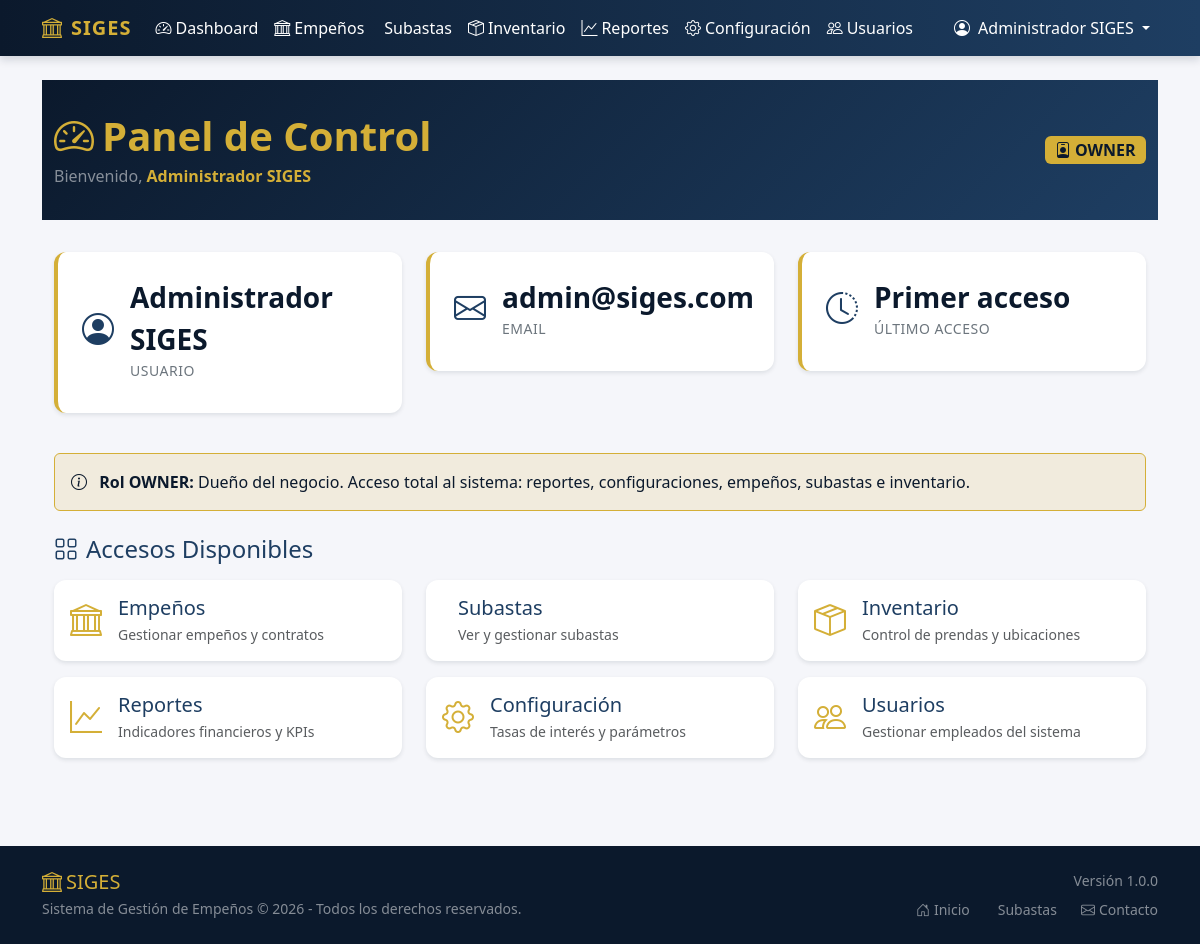
/dashboard.php (signed in), run on the app's committed database.
### tables this page shows
CREATE TABLE users (
    id            INT UNSIGNED     NOT NULL AUTO_INCREMENT,
    role_id       INT UNSIGNED     NOT NULL,
    name          VARCHAR(100)     NOT NULL,
    email         VARCHAR(150)     NOT NULL,
    password_hash VARCHAR(255)     NOT NULL,
    phone         VARCHAR(20)      NULL,
    is_active     TINYINT(1)       NOT NULL DEFAULT 1,
    last_login_at DATETIME         NULL,
    created_at    TIMESTAMP        NOT NULL DEFAULT CURRENT_TIMESTAMP,
    updated_at    TIMESTAMP        NOT NULL DEFAULT CURRENT_TIMESTAMP ON UPDATE CURRENT_TIMESTAMP,
    PRIMARY KEY (id),
    UNIQUE KEY uq_users_email (email),
    KEY idx_users_role_id (role_id),
    CONSTRAINT fk_users_role
        FOREIGN KEY (role_id) REFERENCES roles (id)
        ON UPDATE CASCADE
        ON DELETE RESTRICT
);

CREATE TABLE roles (
    id          INT UNSIGNED     NOT NULL AUTO_INCREMENT,
    name        VARCHAR(50)      NOT NULL,
    description VARCHAR(255)     NULL,
    created_at  TIMESTAMP        NOT NULL DEFAULT CURRENT_TIMESTAMP,
    updated_at  TIMESTAMP        NOT NULL DEFAULT CURRENT_TIMESTAMP ON UPDATE CURRENT_TIMESTAMP,
    PRIMARY KEY (id),
    UNIQUE KEY uq_roles_name (name)
);

### helpers/auth.php (called while the page is built, shortened)
<?php
function is_logged_in(): bool
{
    return !empty($_SESSION['user_id']);
}

### dashboard.php (the view, shortened to what this page needs)
<?php
require_once __DIR__ . '/helpers/auth.php';
$user_id   = (int)$_SESSION['user_id'];
$user_role = $_SESSION['user_role'] ?? '';
$user_data = null;
try {
    $pdo = getDBConnection();
    $stmt = $pdo->prepare(
        'SELECT u.id, u.name, u.email, u.phone, u.last_login_at, r.name AS role_name, r.description AS role_description
         FROM users u
         INNER JOIN roles r ON u.role_id = r.id
         WHERE u.id = :id
         LIMIT 1'
    );
    $stmt->execute([':id' => $user_id]);
    $user_data = $stmt->fetch();
} catch (PDOException $e) {
    error_log('Error obteniendo datos del usuario en dashboard: ' . $e->getMessage());
}
$menu_links = [];
switch ($user_role) {
    case 'OWNER':
        $menu_links = [
            ['url' => BASE_URL . '/empenos.php', 'icon' => 'bi-bank', 'title' => 'Empeños', 'desc' => 'Gestionar empeños y contratos'],
            ['url' => BASE_URL . '/subastas.php', 'icon' => 'bi-gavel', 'title' => 'Subastas', 'desc' => 'Ver y gestionar subastas'],
            ['url' => BASE_URL . '/inventario.php', 'icon' => 'bi-box-seam', 'title' => 'Inventario', 'desc' => 'Control de prendas y ubicaciones'],
            ['url' => BASE_URL . '/reportes.php', 'icon' => 'bi-graph-up', 'title' => 'Reportes', 'desc' => 'Indicadores financieros y KPIs'],
            ['url' => BASE_URL . '/configuracion.php', 'icon' => 'bi-gear', 'title' => 'Configuración', 'desc' => 'Tasas de interés y parámetros'],
            ['url' => BASE_URL . '/usuarios.php', 'icon' => 'bi-people', 'title' => 'Usuarios', 'desc' => 'Gestionar empleados del sistema'],
        ];
        break;
}
?>
<!DOCTYPE html>
<html lang="es">
<head>
    <link href="https://cdn.jsdelivr.net/npm/bootstrap@5.3.3/dist/css/bootstrap.min.css" rel="stylesheet">
    <link href="https://cdn.jsdelivr.net/npm/bootstrap-icons@1.11.3/font/bootstrap-icons.min.css" rel="stylesheet">
    <link rel="stylesheet" href="<?= BASE_URL ?>/assets/css/custom.css">
</head>
<body>
<?php include __DIR__ . '/includes/header.php'; ?>
<div class="dashboard-header">
    <div class="container">
        <div class="row align-items-center">
            <div class="col-md-8">
                <h1 class="mb-1">
                    <i class="bi bi-speedometer2 me-2"></i>Panel de Control
                </h1>
                <p class="mb-0 text-white-50">
                    Bienvenido, <strong class="text-gold"><?= htmlspecialchars($user_name) ?></strong>
                </p>
            </div>
            <div class="col-md-4 text-md-end mt-3 mt-md-0">
                <span class="badge badge-gold fs-6">
                    <i class="bi bi-person-badge me-1"></i><?= htmlspecialchars($user_role) ?>
                </span>
            </div>
        </div>
    </div>
</div>
<div class="container pb-5">
    <div class="row mb-4">
        <div class="col-md-4 mb-3">
            <div class="stat-card">
                <div class="d-flex align-items-center mb-2">
                    <i class="bi bi-person-circle stat-icon me-3"></i>
                    <div>
                        <div class="stat-value"><?= htmlspecialchars($user_data['name'] ?? $user_name) ?></div>
                        <div class="stat-label">Usuario</div>
                    </div>
                </div>
            </div>
        </div>
        <div class="col-md-4 mb-3">
            <div class="stat-card">
                <div class="d-flex align-items-center mb-2">
                    <i class="bi bi-envelope stat-icon me-3"></i>
                    <div>
                        <div class="stat-value text-truncate"><?= htmlspecialchars($user_data['email'] ?? '') ?></div>
                        <div class="stat-label">Email</div>
                    </div>
                </div>
            </div>
        </div>
        <div class="col-md-4 mb-3">
            <div class="stat-card">
                <div class="d-flex align-items-center mb-2">
                    <i class="bi bi-clock-history stat-icon me-3"></i>
                    <div>
                        <div class="stat-value small">
                            <?= $user_data['last_login_at'] ? date('d/m/Y H:i', strtotime($user_data['last_login_at'])) : 'Primer acceso' ?>
                        </div>
                        <div class="stat-label">Último acceso</div>
                    </div>
                </div>
            </div>
        </div>
    </div>
    <?php if (!empty($user_data['role_description'])): ?>
        <div class="alert alert-gold mb-4" role="alert">
            <i class="bi bi-info-circle me-2"></i>
            <strong>Rol <?= htmlspecialchars($user_role) ?>:</strong>
            <?= htmlspecialchars($user_data['role_description']) ?>
        </div>
    <?php endif; ?>
    <h2 class="h4 text-navy mb-3">
        <i class="bi bi-grid me-2"></i>Accesos Disponibles
    </h2>
    <div class="row">
        <?php foreach ($menu_links as $link): ?>
            <div class="col-md-6 col-lg-4 mb-3">
                <a href="<?= $link['url'] ?>" class="text-decoration-none">
                    <div class="card card-siges h-100">
                        <div class="card-body d-flex align-items-start">
                            <i class="bi <?= $link['icon'] ?> fs-2 text-gold me-3"></i>
                            <div>
                                <h5 class="card-title text-navy mb-1"><?= $link['title'] ?></h5>
                                <p class="card-text text-muted small mb-0"><?= $link['desc'] ?></p>
                            </div>
                        </div>
                    </div>
                </a>
            </div>
        <?php endforeach; ?>
    </div>
</div>
<?php include __DIR__ . '/includes/footer.php'; ?>

### includes/header.php (shortened to what this page needs)
<?php
require_once __DIR__ . '/../helpers/auth.php';
$is_logged = is_logged_in();
$user_role = $_SESSION['user_role'] ?? '';
$user_name = $_SESSION['user_name'] ?? '';
?>
<!DOCTYPE html>
<html lang="es">
<head>
    <link href="https://cdn.jsdelivr.net/npm/bootstrap@5.3.3/dist/css/bootstrap.min.css" rel="stylesheet">
    <link href="https://cdn.jsdelivr.net/npm/bootstrap-icons@1.11.3/font/bootstrap-icons.min.css" rel="stylesheet">
    <link rel="stylesheet" href="<?= BASE_URL ?>/assets/css/custom.css">
</head>
<body>
<nav class="navbar navbar-expand-lg navbar-dark navbar-siges sticky-top">
    <div class="container">
        <a class="navbar-brand d-flex align-items-center" href="<?= BASE_URL ?>/index.php">
            <i class="bi bi-bank me-2"></i>
            <span><?= APP_NAME ?></span>
        </a>
        <div class="collapse navbar-collapse" id="navbarSiges">
            <ul class="navbar-nav me-auto mb-2 mb-lg-0">
                <?php if (!$is_logged): ?>
                    <li class="nav-item">
                        <a class="nav-link" href="<?= BASE_URL ?>/index.php">
                            <i class="bi bi-house-door me-1"></i>Inicio
                        </a>
                    </li>
                    <li class="nav-item">
                        <a class="nav-link" href="<?= BASE_URL ?>/subastas.php">
                            <i class="bi bi-gavel me-1"></i>Subastas
                        </a>
                    </li>
                <?php elseif ($user_role === 'OWNER'): ?>
                    <li class="nav-item">
                        <a class="nav-link" href="<?= BASE_URL ?>/dashboard_owner.php">
                            <i class="bi bi-speedometer2 me-1"></i>Dashboard
                        </a>
                    </li>
                    <li class="nav-item">
                        <a class="nav-link" href="<?= BASE_URL ?>/empenos.php">
                            <i class="bi bi-bank me-1"></i>Empeños
                        </a>
                    </li>
                    <li class="nav-item">
                        <a class="nav-link" href="<?= BASE_URL ?>/subastas.php">
                            <i class="bi bi-gavel me-1"></i>Subastas
                        </a>
                    </li>
                    <li class="nav-item">
                        <a class="nav-link" href="<?= BASE_URL ?>/inventario.php">
                            <i class="bi bi-box-seam me-1"></i>Inventario
                        </a>
                    </li>
                    <li class="nav-item">
                        <a class="nav-link" href="<?= BASE_URL ?>/reportes.php">
                            <i class="bi bi-graph-up me-1"></i>Reportes
                        </a>
                    </li>
                    <li class="nav-item">
                        <a class="nav-link" href="<?= BASE_URL ?>/configuracion.php">
                            <i class="bi bi-gear me-1"></i>Configuración
                        </a>
                    </li>
                    <li class="nav-item">
                        <a class="nav-link" href="<?= BASE_URL ?>/usuarios.php">
                            <i class="bi bi-people me-1"></i>Usuarios
                        </a>
                    </li>
                <?php endif; ?>
            </ul>
            <ul class="navbar-nav ms-auto mb-2 mb-lg-0">
                <?php if ($is_logged): ?>
                    <li class="nav-item dropdown">
                        <a class="nav-link dropdown-toggle" href="#" id="userDropdown" role="button"
                           data-bs-toggle="dropdown" aria-expanded="false">
                            <i class="bi bi-person-circle me-1"></i>
                            <?= htmlspecialchars($user_name) ?>
                        </a>
                    </li>
                <?php endif; ?>
            </ul>
        </div>
    </div>
</nav>
<main class="container py-4">

### includes/footer.php (shortened to what this page needs)
</main>
<footer class="bg-navy-dark text-white py-4 mt-auto">
    <div class="container">
        <div class="row align-items-center">
            <div class="col-md-6 text-center text-md-start mb-3 mb-md-0">
                <h5 class="text-gold mb-1">
                    <i class="bi bi-bank me-1"></i><?= APP_NAME ?>
                </h5>
                <p class="small text-white-50 mb-0">
                    <?= APP_FULL_NAME ?> &copy; <?= date('Y') ?> - Todos los derechos reservados.
                </p>
            </div>
            <div class="col-md-6 text-center text-md-end">
                <p class="small text-white-50 mb-2">Versión <?= APP_VERSION ?></p>
                <div class="d-flex justify-content-center justify-content-md-end gap-2">
                    <a href="<?= BASE_URL ?>/index.php" class="text-white-50 text-decoration-none small me-3">
                        <i class="bi bi-house-door me-1"></i>Inicio
                    </a>
                    <a href="<?= BASE_URL ?>/subastas.php" class="text-white-50 text-decoration-none small me-3">
                        <i class="bi bi-gavel me-1"></i>Subastas
                    </a>
                    <a href="<?= BASE_URL ?>/contacto.php" class="text-white-50 text-decoration-none small">
                        <i class="bi bi-envelope me-1"></i>Contacto
                    </a>
                </div>
            </div>
        </div>
    </div>
</footer>
</body>
</html>

### assets/css/custom.css (style rules this page uses)
:root { --navy-dark: #0B192C; --navy: #1E3E62; --navy-light: #2A4E7A; --navy-lighter: #3A5F8A; --gold: #D4AF37; --gold-light: #E8C95A; --gold-dark: #B8962E; --white: #FFFFFF; --off-white: #F5F6FA; --light-gray: #E9ECEF; --gray: #6C757D; --dark: #212529; --success: #28A745; --danger: #DC3545; --warning: #FFC107; --info: #17A2B8; --font-primary: 'Segoe UI', Tahoma, Geneva, Verdana, sans-serif; --font-size-base: 1rem; --font-size-sm: 0.875rem; --font-size-lg: 1.25rem; --border-radius: 8px; --border-radius-lg: 12px; --shadow-sm: 0 2px 4px rgba(11, 25, 44, 0.1); --shadow-md: 0 4px 8px rgba(11, 25, 44, 0.15); --shadow-lg: 0 8px 16px rgba(11, 25, 44, 0.2); }
body { font-family: var(--font-primary); font-size: var(--font-size-base); background-color: var(--off-white); color: var(--dark); min-height: 100vh; }
.navbar-siges { background: linear-gradient(90deg, var(--navy-dark) 0%, var(--navy) 100%); box-shadow: var(--shadow-md); }
.navbar-siges .navbar-brand { color: var(--gold); font-weight: 700; font-size: 1.25rem; letter-spacing: 1px; }
.navbar-siges .nav-link { color: var(--white); transition: color 0.3s ease; }
.card-siges { border: none; border-radius: var(--border-radius-lg); box-shadow: var(--shadow-sm); transition: box-shadow 0.3s ease; }
.alert-gold { background-color: rgba(212, 175, 55, 0.15); border: 1px solid var(--gold); color: var(--navy-dark); }
.badge-gold { background-color: var(--gold); color: var(--navy-dark); font-weight: 600; }
.dashboard-header { background: linear-gradient(135deg, var(--navy-dark) 0%, var(--navy) 100%); color: var(--white); padding: 2rem 0; margin-bottom: 2rem; }
.dashboard-header h1 { color: var(--gold); font-weight: 700; }
.stat-card { background: var(--white); border-radius: var(--border-radius-lg); box-shadow: var(--shadow-sm); padding: 1.5rem; border-left: 4px solid var(--gold); transition: transform 0.3s ease, box-shadow 0.3s ease; }
.stat-card .stat-icon { font-size: 2rem; color: var(--navy); }
.stat-card .stat-value { font-size: 1.75rem; font-weight: 700; color: var(--navy-dark); }
.stat-card .stat-label { color: var(--gray); font-size: var(--font-size-sm); text-transform: uppercase; letter-spacing: 0.5px; }
.text-gold { color: var(--gold) !important; }
.text-navy { color: var(--navy) !important; }
.bg-navy-dark { background-color: var(--navy-dark) !important; }

### data on the page
users: name "Administrador SIGES", email "admin@siges.com", role.description "Dueño del negocio. Acceso total al sistema: reportes, configuraciones, empeños, subastas e inventario."

### other printed values
APP_NAME "SIGES"
$user_name "Administrador SIGES"
$user_role "OWNER"
$link['title'] "Empeños"
$link['desc'] "Gestionar empeños y contratos"
$link['title'] "Subastas"
$link['desc'] "Ver y gestionar subastas"
$link['title'] "Inventario"
$link['desc'] "Control de prendas y ubicaciones"
$link['title'] "Reportes"
$link['desc'] "Indicadores financieros y KPIs"
$link['title'] "Configuración"
$link['desc'] "Tasas de interés y parámetros"
$link['title'] "Usuarios"
$link['desc'] "Gestionar empleados del sistema"
